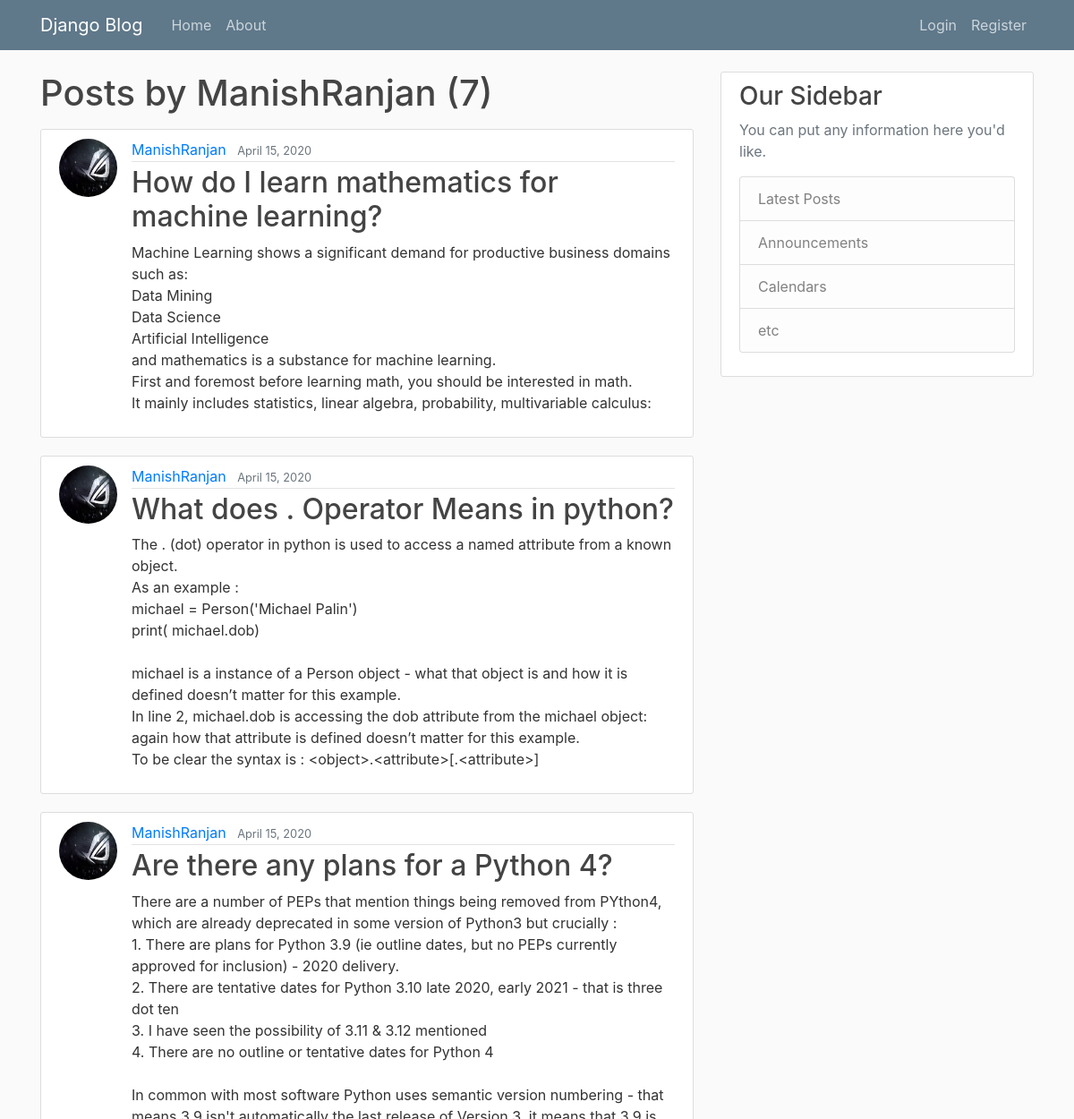
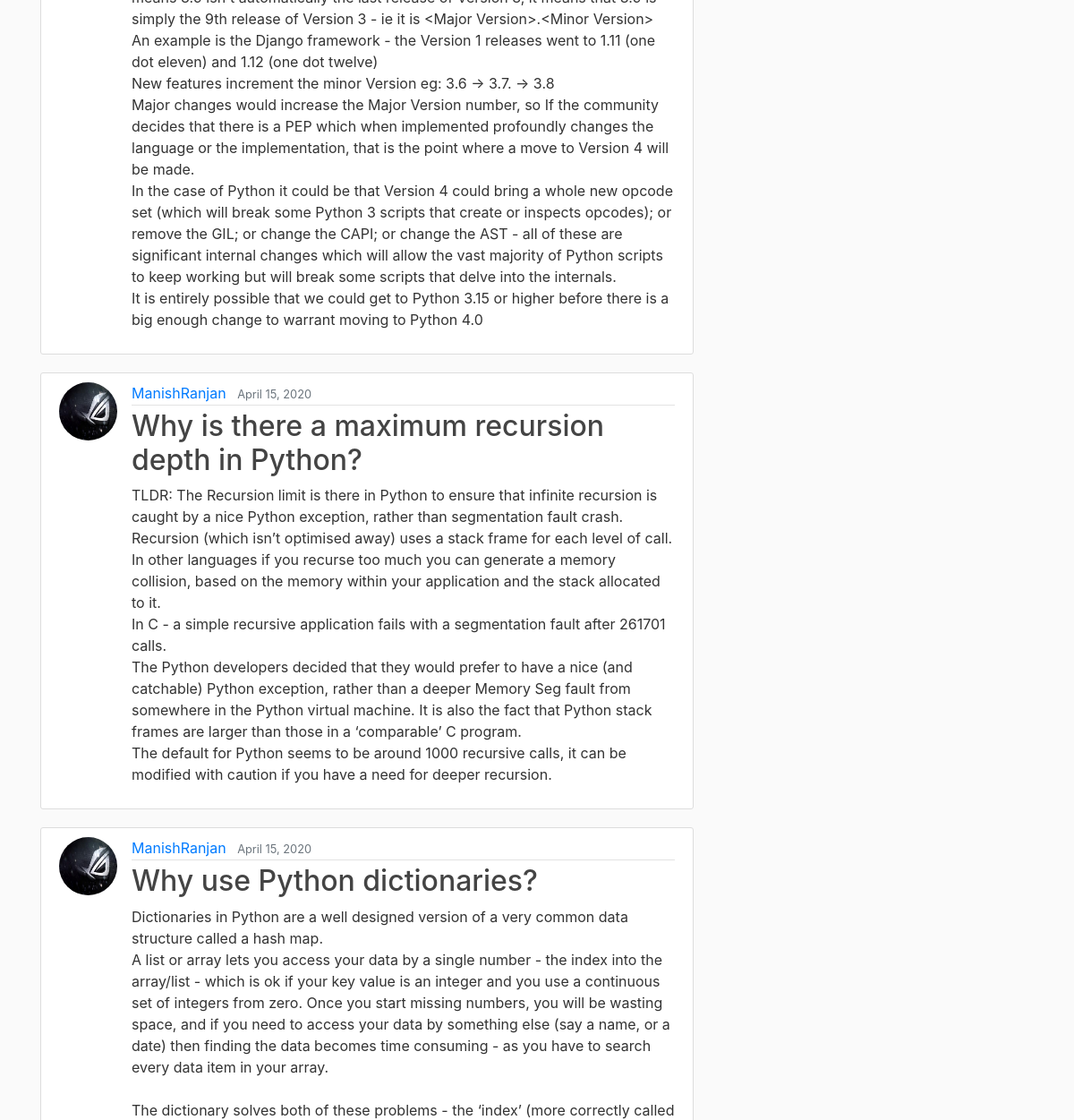
/user/ManishRanjan/ (upper part), run on an earlier commit of the app's database (2 pictures, top to bottom).
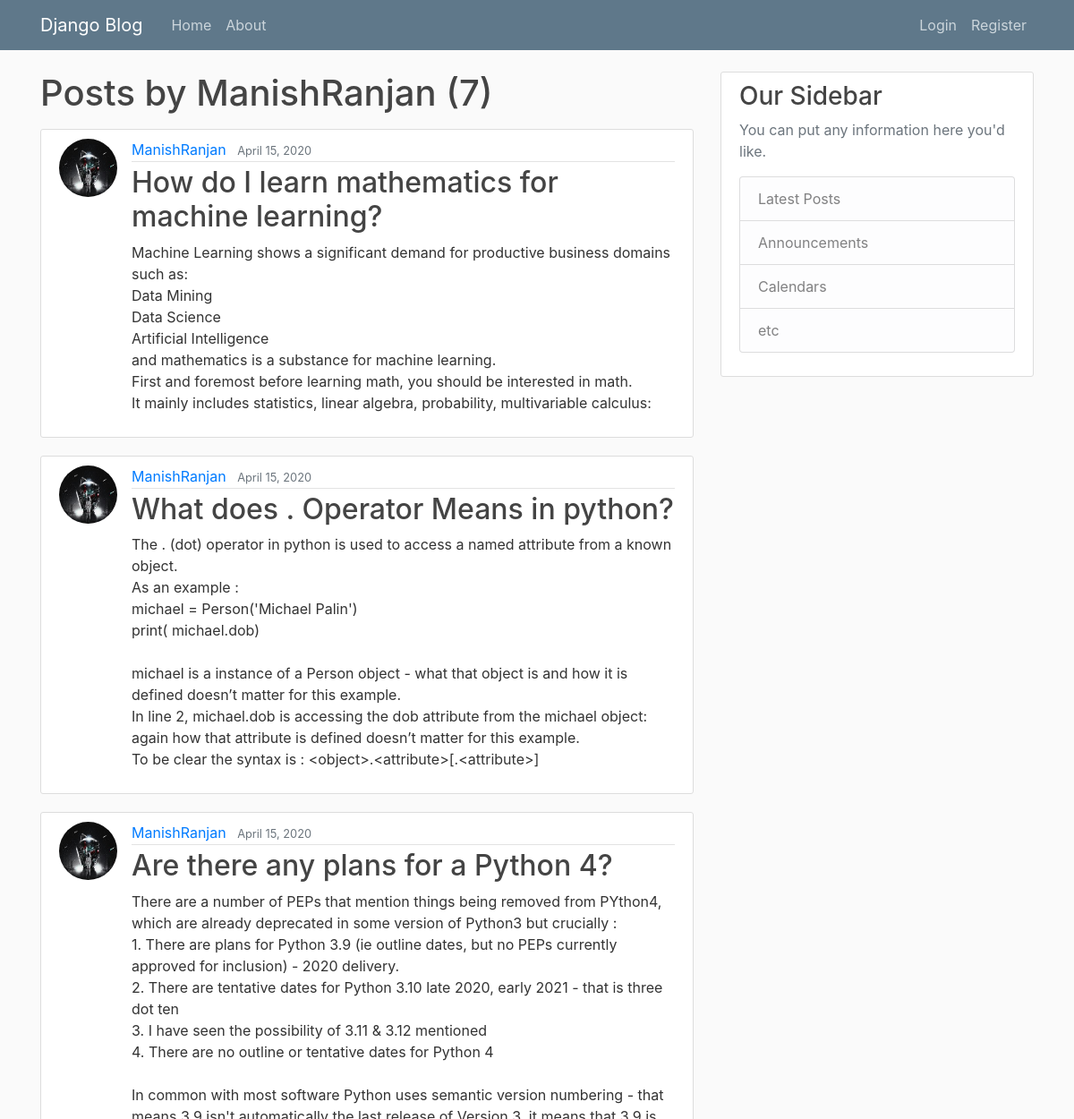
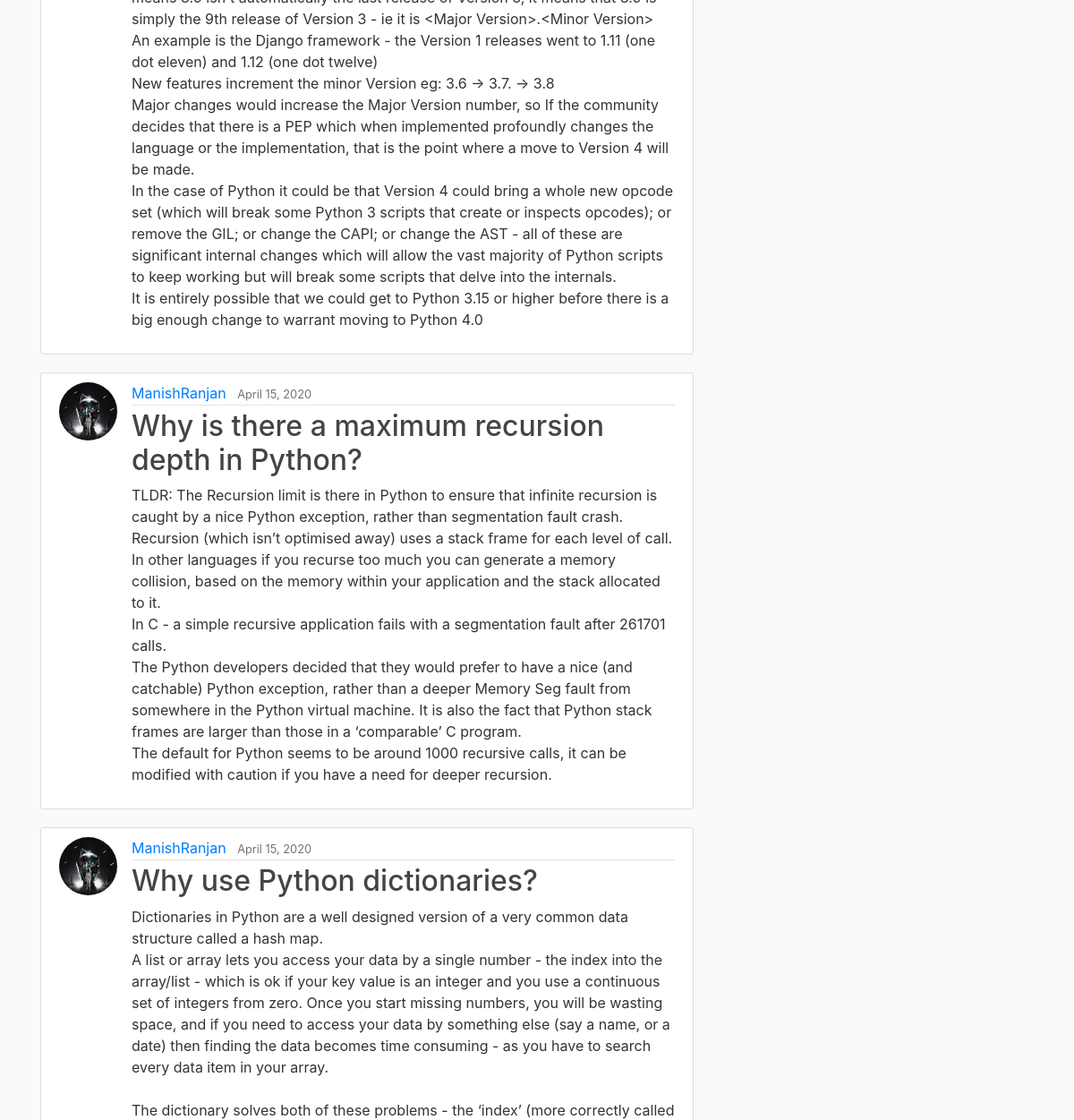
And on a later commit of the database (2 pictures, top to bottom).
### blog/models.py (models this page shows, shortened)
class Post(models.Model):
    title = models.CharField(max_length=100)
    content = models.TextField()
    date_posted = models.DateTimeField(default=timezone.now)
    author = models.ForeignKey(User, on_delete=models.CASCADE)

### users/models.py (models this page shows, shortened)
class profile(models.Model):
    user = models.OneToOneField(User, on_delete=models.CASCADE)
    image = models.ImageField(default="default.jpg", upload_to="profile_pics")

### blog/views.py (the view)
# urls.py: path('user/<str:username>/', UserPostListView.as_view(), name="user-post"),
class UserPostListView(ListView):
    model = Post
    template_name = "user_post.html"  # <app>/<model>_<viewtype>.html
    context_object_name = "posts"
    paginate_by = 5
    def get_queryset(self):
        user = get_object_or_404(User, username=self.kwargs.get('username'))
        return Post.objects.filter(author=user).order_by('-date_posted')

### blog/templates/user_post.html (shortened to what this page needs)
{% extends "base.html" %}
{% block content %}
<h1 class="mb-3">
    Posts by {{view.kwargs.username}} ({{page_obj.paginator.count}})
</h1>
{% for post in posts %}
<article class="media content-section">
    <img class="rounded-circle article-img" src="{{post.author.profile.image.url}}">
    <div class="media-body">
        <div class="article-metadata">
            <a class="mr-2" href="{% url 'user-post' post.author.username%}">{{ post.author }}</a>
            <small class="text-muted">{{ post.date_posted|date:"F d, Y" }}</small>
        </div>
        <h2><a class="article-title" href="{% url 'post-detail' post.id %}">{{ post.title }}</a></h2>
        <p class="article-content">{{ post.content }}</p>
    </div>
</article>
{% endfor %}
{% endblock %}

What changed in the data, as far as the page shows it:
changed through a linked row, Post "How do I learn mathematics for machine learning?": author.profile.image: a different picture
changed through a linked row, Post "What does . Operator Means in python?": author.profile.image: a different picture
changed through a linked row, Post "Are there any plans for a Python 4?": author.profile.image: a different picture
changed through a linked row, Post "Why is there a maximum recursion depth in Python?": author.profile.image: a different picture
changed through a linked row, Post "Why use Python dictionaries?": author.profile.image: a different picture
